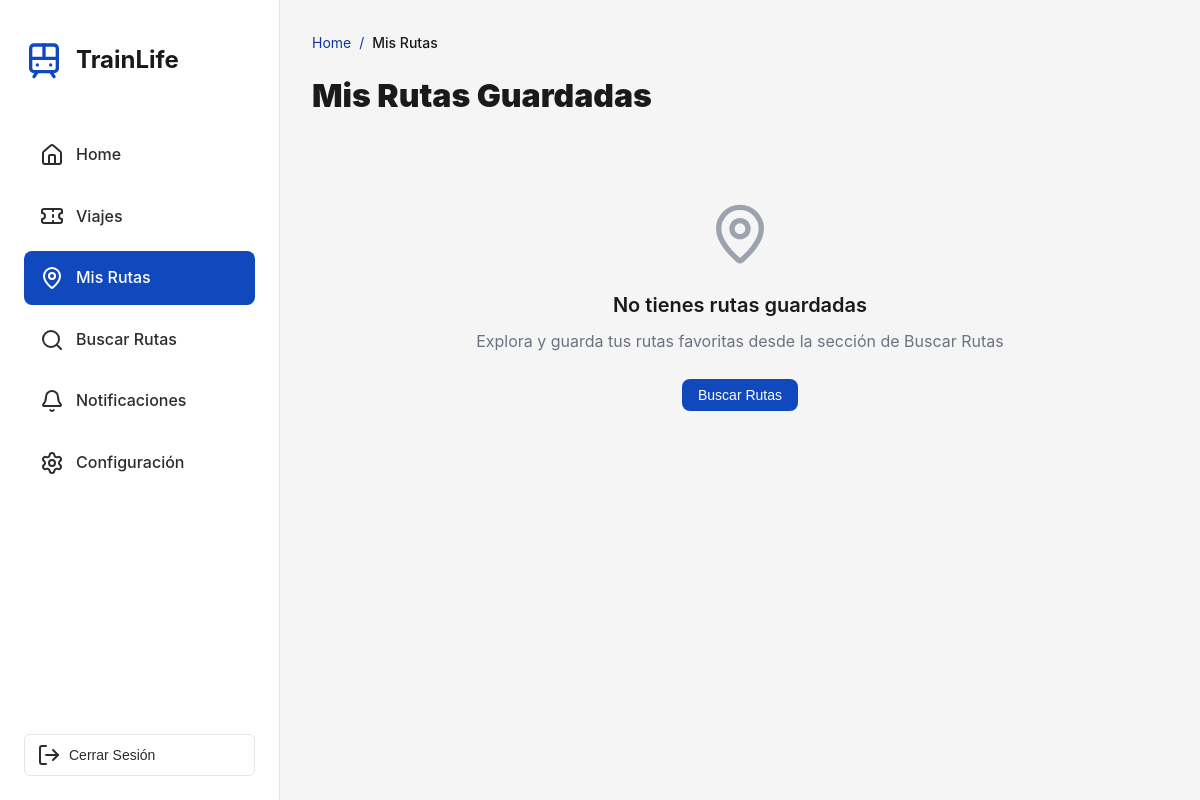
/misRutas/1/ (signed in), run on an earlier commit of the app's database.
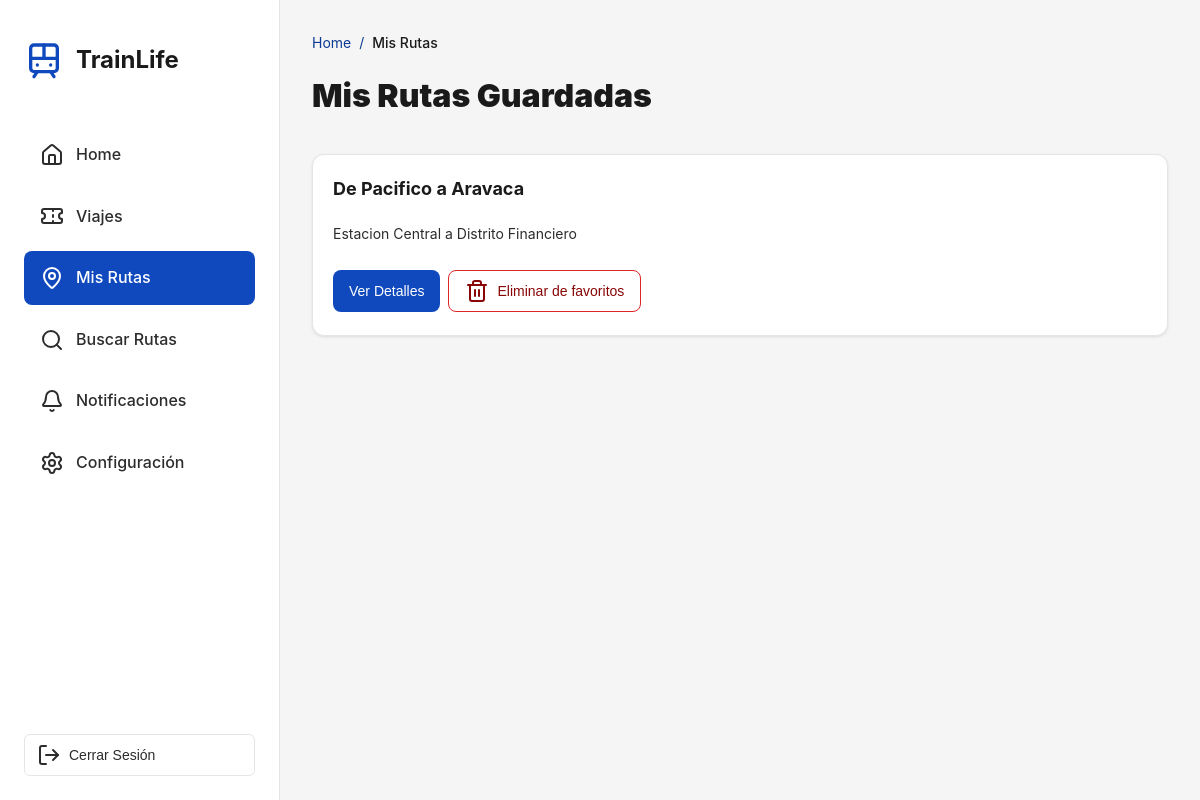
And on a later commit of the database.
### trainLife/models.py (models this page shows, shortened)
class Ruta(models.Model):
    usuarios = models.ManyToManyField(Usuario, related_name='rutas', blank=True)
    nombre = models.CharField(max_length=200)  # Nombre descriptivo de la ruta
    descripcion = models.TextField(blank=True, null=True)  # Descripción opcional
    fechaCreacion = models.DateTimeField(auto_now_add=True)
    fechaActualizacion = models.DateTimeField(auto_now=True)
    class Meta:
        ordering = ['-fechaCreacion']
        verbose_name = 'Ruta'
        verbose_name_plural = 'Rutas'

### trainLife/views.py (the view)
# urls.py: path('misRutas/<int:usuario_id>/', views.misRutas, name='mis_rutas'),
def misRutas(request, usuario_id):
    session_usuario_id = request.session.get('usuario_id')
    if not session_usuario_id or session_usuario_id != usuario_id:
        return redirect('login')
    usuario = Usuario.objects.filter(id=usuario_id).first()
    if not usuario:
        return redirect('login')
    rutas = Ruta.objects.filter(usuarios=usuario).prefetch_related('trayectos')
    return render(request, 'MisRutas.html', {
        'usuario': usuario,
        'rutas': rutas
    })

### trainLife/templates/MisRutas.html (shortened to what this page needs)
<!DOCTYPE html>
<html lang="es">
{% load static %}
<head>
    <link rel="stylesheet" href="{% static 'styles/sidebar.css' %}">
    <link rel="stylesheet" href="{% static 'styles/misRutas.css' %}">
    <link rel="stylesheet" href="{% static 'styles/confirmModal.css' %}">
</head>
<body>
     <div class="dashboard-container">
        {% with seccion_actual='mis_rutas' %}
            {% include 'includes/sidebar.html' %}
        {% endwith %}
        <main class="main-content" role="main" aria-label="Contenido principal">
            <div class="content-wrapper">
                <nav class="breadcrumb" aria-label="Breadcrumb">
                    <a href="{% url 'inicio_usuario' usuario.id %}" class="breadcrumb-item"
                        aria-label="Volver a inicio">Home</a>
                    <span class="breadcrumb-separator">/</span>
                    <span class="breadcrumb-item breadcrumb-current">Mis Rutas</span>
                </nav>
                <h1 class="page-title">Mis Rutas Guardadas</h1>
                <div class="routes-container" role="list" aria-label="Lista de rutas guardadas">
                    {% if rutas %}
                    {% for ruta in rutas %}
                    <div class="route-card" role="listitem" aria-labelledby="route-{{ ruta.id }}-title">
                        <div class="route-header">
                            <div class="route-info">
                                <h2 class="route-title" id="route-{{ ruta.id }}-title">{{ ruta.nombre }}</h2>
                                {% if ruta.descripcion %}
                                <p class="route-subtitle">{{ ruta.descripcion }}</p>
                                {% endif %}
                                <div class="route-actions">
                                    <button class="btn btn-primary expand-route" data-route-id="{{ ruta.id }}"
                                        aria-expanded="false" aria-controls="route-{{ ruta.id }}-details"
                                        aria-label="Ver detalles de la ruta {{ ruta.nombre }}">
                                        <span>Ver Detalles</span>
                                    </button>
                                    <button class="btn btn-delete"
                                        data-delete-route-id="{{ ruta.id }}"
                                        data-delete-route-name="{{ ruta.nombre|escapejs }}"
                                        data-delete-url="{% url 'eliminar_ruta_favorito' usuario.id ruta.id %}"
                                        aria-label="Eliminar ruta {{ ruta.nombre }} de favoritos">
                                        <i data-lucide="trash-2" aria-hidden="true"></i>
                                        <span>Eliminar de favoritos</span>
                                    </button>
                                </div>
                            </div>
                            <div class="route-map route-map-main" role="img"
                                aria-label="Mapa de la ruta {{ ruta.nombre }}"></div>
                        </div>
                    </div>
                    {% endfor %}
                    {% else %}
                    <div class="empty-state" style="text-align: center; padding: 3rem;">
                        <i data-lucide="map-pin"
                            style="width: 64px; height: 64px; margin: 0 auto 1rem; color: #9ca3af;"></i>
                        <p style="font-size: 1.25rem; font-weight: 600; margin-bottom: 0.5rem;">No tienes rutas
                            guardadas</p>
                        <p style="color: #6b7280; margin-bottom: 1.5rem;">Explora y guarda tus rutas favoritas desde la
                            sección de Buscar Rutas</p>
                        <button class="btn btn-primary"
                            onclick="window.location.href='{% url 'buscar_rutas' usuario.id %}'">
                            Buscar Rutas
                        </button>
                    </div>
                    {% endif %}
                </div>
            </div>
        </main>
    </div>
</body>
</html>

What changed in the data, as far as the page shows it:
now on this page (row edited): Ruta: nombre "De Pacifico a Aravaca", descripcion "Estacion Central a Distrito Financiero"
Also different on the page:
text no longer shown: "No tienes rutas guardadas Explora y guarda tus rutas favoritas desde la sección de Buscar Rutas Buscar Rutas"
